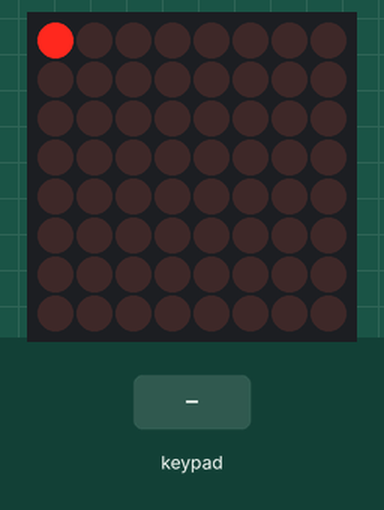
Bench run of a sketch on a simulated Arduino Uno, built with avr-gcc and run on an emulated ATmega328P. On the bench: 8×8 LED matrix. The inputs (shaded band) are chosen by the test bench. What the sketch prints to the serial monitor is not drawn.

Above: at 1.2 s.
1.3 s: key 'a' pressed
At 2.2 s:
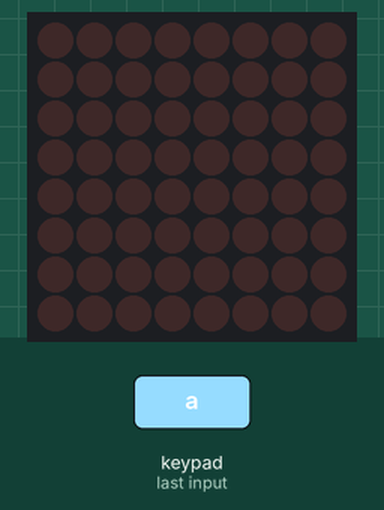
2.8 s: key 'j' pressed
At 3.3 s:
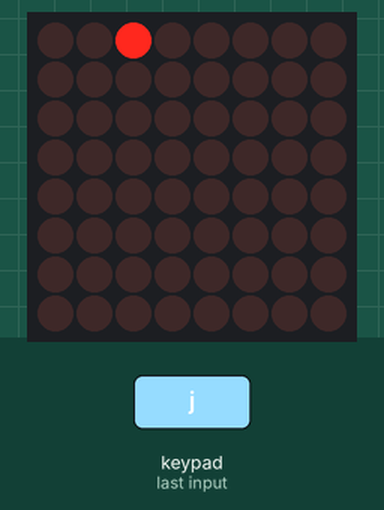
4.3 s: key 'q' pressed
At 5.5 s:
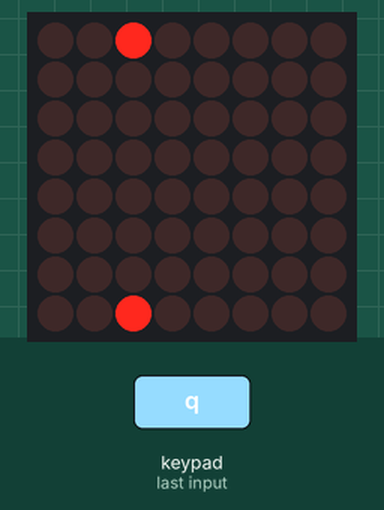
5.8 s: key 'r' pressed
At 6.8 s:
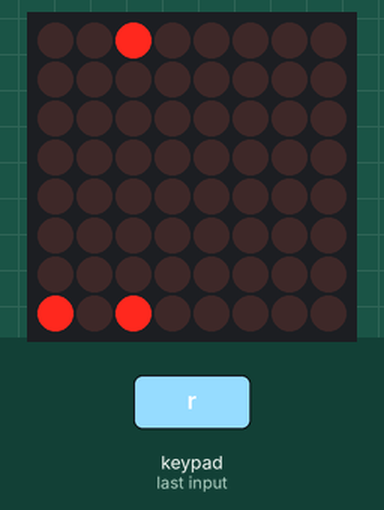
7.3 s: key 's' pressed
At 7.9 s:
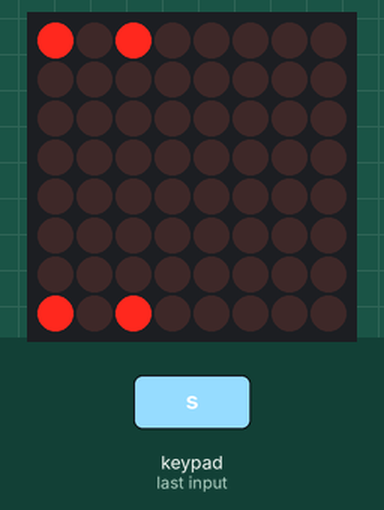
8.8 s: key 'q' pressed
At 9.1 s:
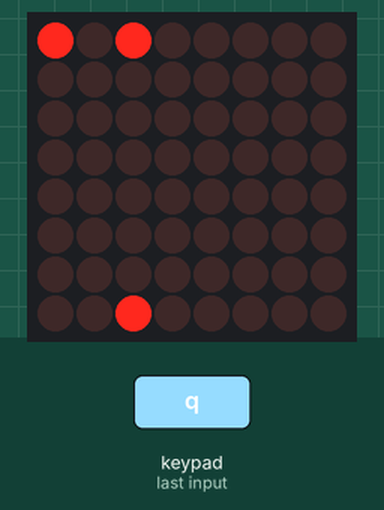
Timing chart, 0 to 11.3 s (numbered marks = the images above; inputs shaded):
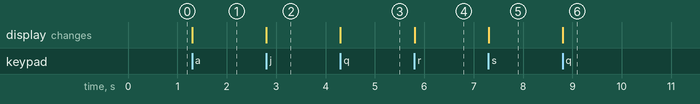

The sketch:

Test_KeyAndLedIntegration_DC2019_v00.ino
```cpp
// keypad libraries
#include <Keypad.h>
#include <Keypad_MC17.h>    // I2C i/o library for Keypad
#include <Wire.h>           // I2C library for Keypad_MC17
// led libraries
#include <SPI.h>
#include <Adafruit_GFX.h>
#include <Max72xxPanel.h>

#define I2CADDR 0x20        // address of MCP23017 chip on I2C bus

//-----------------------------------------------------------------------------------------------------------
// Region - Keypad variables and init
//-----------------------------------------------------------------------------------------------------------

const byte ROWS = 4; //four rows
const byte COLS = 8; //three columns
char keys[ROWS][COLS] = {
  {'a', 'b', 'c', 'd', 'e', 'f', 'g', 'h'},
  {'i', 'j', 'k', 'l', 'm', 'n', 'o', 'p'},
  {'q', 'r', 's', 't', 'u', 'v', 'w', 'x'},
  {'0', '1', '2', '3', '4', '5', '6', '7'}
};
byte rowPins[ROWS] = {8, 9, 10, 11}; //connect to the row pinouts of the kpd
byte colPins[COLS] = {0, 1, 2, 3, 4, 5, 6, 7}; //connect to the column pinouts of the kpd

// modify constructor for I2C i/o
Keypad_MC17 kpd = Keypad_MC17( makeKeymap(keys), rowPins, colPins, ROWS, COLS, I2CADDR );

//-----------------------------------------------------------------------------------------------------------
// Region - LED variables and init
//-----------------------------------------------------------------------------------------------------------

int pinCS = 20; // Attach CS to this pin, DIN to MOSI and CLK to SCK (cf http://arduino.cc/en/Reference/SPI )
int numberOfHorizontalDisplays = 1;
int numberOfVerticalDisplays = 1;

Max72xxPanel matrix = Max72xxPanel(pinCS, numberOfHorizontalDisplays, numberOfVerticalDisplays);

//-----------------------------------------------------------------------------------------------------------
// Region - Test Functions
//-----------------------------------------------------------------------------------------------------------

const int xSize = 8;
const int ySize = 3;
bool ledModel[xSize][ySize];

//-----------------------------------------------------------------------------------------------------------
// Region - Functions
//-----------------------------------------------------------------------------------------------------------

void setup() {
  // Keypad setup
  Serial.begin(9600);
  kpd.begin( );            // also starts wire library
  kpd.setDebounceTime(1);

  // LED setup
  matrix.setIntensity(0); // Set brightness between 0 and 15
  matrix.fillScreen(0);
  UpdateLEDs(0);
}

int ledX = 0;
int ledY = 0;

void loop()
{
  ReadInputs();
}

void ReadInputs()
{
  if (kpd.getKeys())
  {
    for (int i = 0; i < LIST_MAX; i++) // Scan the whole key list.
    {
      if (kpd.key[i].kstate == PRESSED)
      {
        if (kpd.key[i].kchar == 'j')
        {
          ledY += ySize - 1;
          ledY = ledY % ySize;
        }
        if (kpd.key[i].kchar == 'r')
        {
          ledY++;
          ledY = ledY % ySize;
        }

        if (kpd.key[i].kchar == 'q')
        {
          ledX += xSize - 1;
          ledX = ledX % xSize;
        }
        if (kpd.key[i].kchar == 's')
        {
          ledX++;
          ledX = ledX % xSize;
        }
        UpdateLEDs(i);
      }
    }
  }
}

void UpdateLEDs(int i)
{
  int theInt = i;
  Serial.print("X:");
  Serial.print(ledX);
  Serial.print(" Y:");
  Serial.print(ledY);
  Serial.print(" character:");
  Serial.println(kpd.key[theInt].kchar);

  ledModel[ledX][ledY] = !ledModel[ledX][ledY];
  for (int i = 0; i < 8; i++)
  {
    for (int j = 0; j < 3; j++)
    {
      matrix.drawPixel(j, i, ledModel[i][j]);
    }
  }
  //matrix.drawPixel(ledY, ledX, !LOW); // Draw the head of the snake
  matrix.write(); // Send bitmap to display
}
```

Measured:
- after the input at 1.3 s, the display: changes at once (image 1)
- after the input at 2.8 s, the display: changes at once (image 2)
- after the input at 4.3 s, the display: changes at once (image 3)
- after the input at 5.8 s, the display: changes at once (image 4)
- after the input at 7.3 s, the display: changes at once (image 5)
- after the input at 8.8 s, the display: changes at once (image 6)
